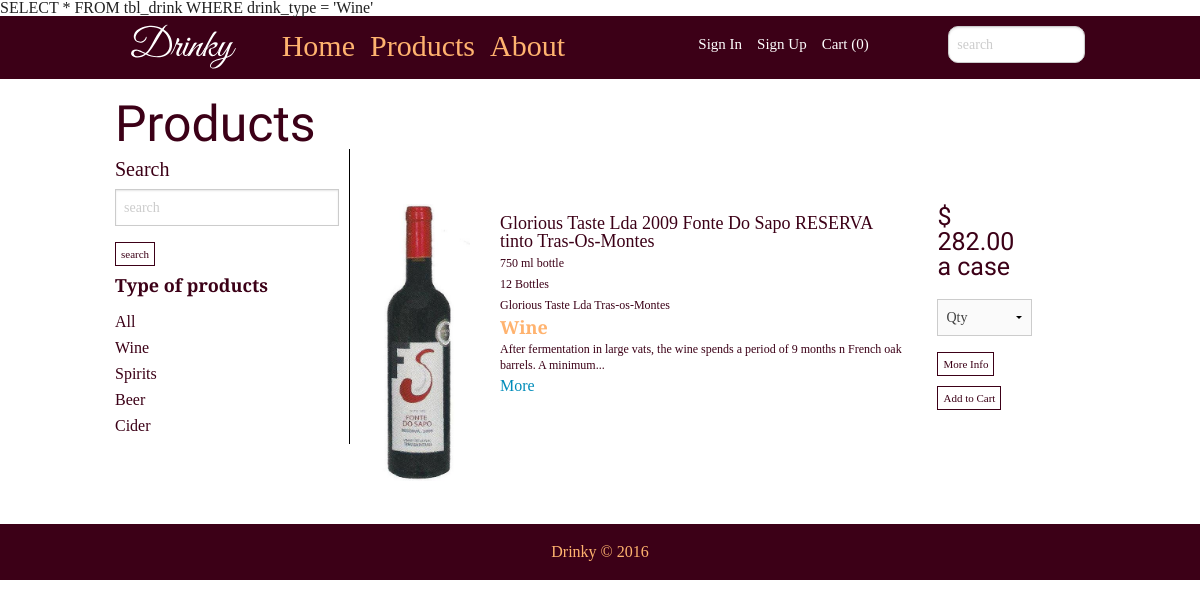
/product.php?filter=Wine, run on the app's committed database.
### tables this page shows
CREATE TABLE IF NOT EXISTS tbl_drink (
  drink_id smallint(5) unsigned NOT NULL AUTO_INCREMENT,
  drink_title varchar(100) NOT NULL,
  drink_amount varchar(50) NOT NULL,
  drink_case varchar(50) NOT NULL,
  drink_price varchar(100) NOT NULL,
  drink_img varchar(100) NOT NULL,
  drink_type varchar(50) NOT NULL,
  drink_info text NOT NULL,
  drink_comp varchar(100) NOT NULL,
  PRIMARY KEY (drink_id)
);

### admin/includes/functions.php (called while the page is built, shortened)
<?php
function filterDrink($filter){
	include('connect.php');
	$filterquery = "SELECT * FROM tbl_drink WHERE drink_type  = '{$filter}'";
	$run = mysqli_query($link, $filterquery);
	if ($run) {
		return $run;
	}else{
		$error =  "There was an error accessing this information.  Please contact your admin.";
		return $error;
	}
}
 ?>

### product.php (the view, shortened to what this page needs)
<?php
if (isset($_GET['filter'])) {
	$filter = $_GET['filter'];
	$getDrink = filterDrink($filter);
}
else{
	$tbl = "tbl_drink";
	$getDrink = getAll($tbl);
}
 ?>
<html>
<head>
<link rel="stylesheet" href="css/foundation.min.css"/>
<link href="css/reset.css" rel="stylesheet" type="text/css" media="screen">
<link href="css/main.css" rel="stylesheet" type="text/css" media="screen">
</head>
<body>
<header class="topBar">
	<div class="row">
		<div class="small-3 large-2 columns">
			<img class="logoSmall" src="images/drinky_logo_word.svg" alt="logo">
		</div>
		<nav class="show-for-medium-up large-5 columns">
			<ul>
				<li><a href="index.php">Home</a></li>
				<li><a href="product.php">Products</a></li>
				<li><a href="about.php">About</a></li>
			</ul>
		</nav>
		<div class="small-9 large-3 columns log">
			<ul>
				<li><a href="signin.php">Sign In</a></li>
				<li><a href="signup.php">Sign Up</a></li>
				<li><a href="">Cart (0)</a></li>
			</ul>
		</div>
		<div class="small-12 large-2 columns headSearch">
			<input placeholder="search"  type="search">
		</div>
	</div>
</header>
<section class="row productTitle">
	<h2 class="small-12 large-12 columns">Products</h2>
	<div class="small-12 large-12 columns">
		<div class="row product" data-equalizer>
			<div class="small-12 large-3 columns filterBar" data-equalizer-watch>
				<h3>Search</h3>
				<form method="post" action="product.php">
					<input type="search" name="searchBox" placeholder="search">
					<input type="submit" name="search" value="search" class="buttEdit">
				</form>
				<p>Type of products</p>
				<ul>
					<li><a href="product.php">All</a></li>
					<li><a href="product.php?filter=Wine">Wine</a></li>
					<li><a href="product.php?filter=Spirits">Spirits</a></li>
					<li><a href="product.php?filter=Beer">Beer</a></li>
					<li><a href="product.php?filter=Cider">Cider</a></li>
				</ul>
			</div>
		<div class="small-12 large-9 columns prodCon" data-equalizer-watch>
			<?php
			if(!is_string($getDrink)){
				while($row = mysqli_fetch_array($getDrink)){
					$str = "{$row['drink_info']}";
					$pos = strpos($str, ' ', 100);
					echo "
					<div class=\"row\">
						<div class=\"conPad\">
							<div class=\"small-2 large-2 columns prodImage\">
								<img src=\"images/{$row['drink_img']}\"alt=\"{$row['drink_title']}\">
							</div>
							<div class=\"small-9 large-7 columns prodInfo\">
								<h3 class=\"prodName\">{$row['drink_title']}</h3>
								<p>{$row['drink_amount']} bottle</p>
								<p>{$row['drink_case']}</p>
								<p>{$row['drink_comp']}</p>
								<div class=\"type\">
									<h3>{$row['drink_type']}</h3>
								</div><p>";
								if ($pos !== false){
									echo substr($str, 0, $pos);
								}
								echo "...</p>";
								echo "<a href=\"#\">More</a>";
						echo "
							</div>
							<div class=\"small-12 large-2 end columns  priceInfo\">
								<h3>$ {$row['drink_price']} <br><span>a case</span></h3>
								<select>
									<option>Qty</option>
									<option>1</option>
									<option>2</option>
									<option>3</option>
									<option>4</option>
									<option>5</option>
								</select>
								<input class=\"buttEdit\" type=\"button\" value=\"More Info\">
								<input class=\"buttEdit\" type=\"button\" value=\"Add to Cart\">
							</div>
						</div>
					</div>";
				}
			}else{
				echo "{$getDrink}";
			}
			 ?>
			</div>
		</div>
	</div>
</section>
<section class="footer">
	<footer>Drinky &copy; 2016</footer>
</section>
</body>
</html>

### css/main.css (style rules this page uses)
.topBar { background-color: #3c0017; }
header img { padding: 5px; }
header nav ul { margin-top: 15px; }
header nav ul li { float: left; margin-right: 15px; }
header nav ul li a { color: #ffb36f; font-family: "Droid Serif", serif; font-size: 30px; }
.log ul { margin-top: 20px; }
.log ul li { float: left; margin-right: 15px; }
.log ul li a { color: #FFF; font-size: 15px; }
.headSearch input { margin-top: 10px; border-radius: 10px; }
.productTitle h2 { color: #3c0017; font-family: "Passion One", serif; font-size: 50px; margin-top: 20px; }
.prodImage { margin-left: 10px; margin-top: 10px; }
.filterBar { border-right: 1px solid #000; padding-right: 10px; }
.filterBar h3 { font-family: "Droid Serif", serif; color: #3c0017; font-size: 20px; margin-bottom: 10px; margin-top: 10px; }
.filterBar p { font-family: "Droid Serif", serif; color: #3c0017; font-size: 18px; margin-bottom: 20px; font-weight: 700; }
.filterBar ul li { margin-bottom: 10px; }
.filterBar ul li a { font-family: "Droid Serif", serif; color: #3c0017; }
.prodInfo h3 { font-family: "Droid Serif", serif; color: #3c0017; font-weight: 500; font-size: 18px; margin-bottom: 5px; }
.prodInfo p { line-height: 16px; font-family: "Droid Serif", serif; color: #3c0017; font-size: 12px; margin-bottom: 5px; }
.priceInfo h3 { color: #3c0017; font-family: "Passion One", serif; font-size: 25px; margin-bottom: 20px; padding-top: 10px; }
.conPad { padding-top: 20px; padding-bottom: 20px; }
.type h3 { font-weight: 700; color: #ffb36f; }
.prodName { margin-top: 20px; }
.buttEdit { background-color: #FFF; color: #3c0017; font-size: 11px; font-family: "Droid Serif", serif; border: 1px #3c0017 solid; margin-bottom: 10px; padding: 5px; cursor: pointer; }
.prodCon { margin-top: 10px; margin-bottom: 20px; padding-top: 15px; }
.footer { background-color: #3c0017; }
.footer footer { font-family: "Droid Serif", serif; padding-top: 20px; padding-bottom: 20px; text-align: center; color: #ffb36f; margin-top: 20px; }

### data on the page
tbl_drink: drink_img (picture), drink_title "Glorious Taste Lda 2009 Fonte Do Sapo RESERVA tinto Tras-Os-Montes", drink_amount "750 ml", drink_case "12 Bottles", drink_comp "Glorious Taste Lda Tras-os-Montes", drink_type "Wine", drink_info "After fermentation in large vats, the wine spends a period of 9 months n French oak barrels. A minimum", drink_price "282.00"
